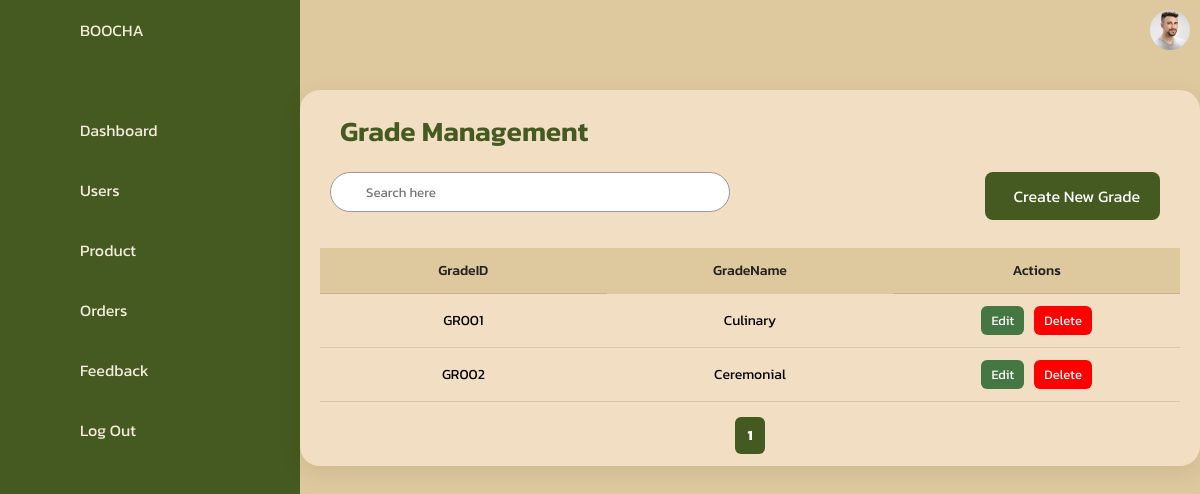
Page /Admin/grade.php on the committed database.
### tables this page shows
CREATE TABLE `grade` (
  `GradeID` varchar(20) NOT NULL,
  `GradeName` varchar(100) NOT NULL
);

### Admin/grade.php (the view, shortened to what this page needs)
<?php
$servername = "localhost";
$db_username = "root";
$db_password = "";
$db_name = "boocha";
$conn = new mysqli($servername, $db_username, $db_password, $db_name);
$search = isset($_GET['search']) ? $_GET['search'] : '';
$limit = 10;
$page = isset($_GET['page']) ? (int)$_GET['page'] : 1;
$page = max($page, 1);
$start_from = ($page - 1) * $limit;
$sql = "SELECT GradeID, GradeName
        FROM grade
        WHERE
            GradeID LIKE '%$search%' OR
            GradeName LIKE '%$search%'
        LIMIT $start_from, $limit";
$result = $conn->query($sql);
$count_sql = "SELECT COUNT(*) AS total
              FROM grade
              WHERE
                  GradeID LIKE '%$search%' OR
                  GradeName LIKE '%$search%'";
$count_result = $conn->query($count_sql);
$count_row = $count_result->fetch_assoc();
$total_pages = ceil($count_row["total"] / $limit);
?>
<!DOCTYPE html>
<html lang="en">
<head>
    <link rel="stylesheet" href="assets/css/style1.css">
    <link href="https://cdnjs.cloudflare.com/ajax/libs/font-awesome/6.0.0-beta3/css/all.min.css" rel="stylesheet">
</head>
<body>
   <div class="container">
    <div class="navigation">
        <ul>
            <li>
                <a href="#">
                    <span class="icon">
                    </span>
                    <span class="title">BOOCHA</span>
                </a>
            </li>
            <li>
                <a href="dashboard_day.php">
                    <span class="icon">
                    </span>
                    <span class="title">Dashboard</span>
                </a>
            </li>
            <li>
                <a href="customer.php">
                    <span class="icon">
                    </span>
                    <span class="title">Users</span>
                </a>
            </li>
            <li>
                <a href="product.php">
                    <span class="icon">
                    </span>
                    <span class="title">Product</span>
                </a>
            </li>
            <li>
                <a href="order.php">
                    <span class="icon">
                    </span>
                    <span class="title">Orders</span>
                </a>
            </li>
            <li>
                <a href="report.php">
                    <span class="icon">
                    </span>
                    <span class="title">Feedback</span>
                </a>
            </li>
            <li>
                <a href="../index.php">
                    <span class="icon">
                    </span>
                    <span class="title">Log Out</span>
                </a>
            </li>
        </ul>
    </div>
     <div class="main">
            <div class="topbar">
                <div class="toggle">
                </div>
                <div class="user">
                    <img src="assets/imgs/customer01.jpg" alt="">
                </div>
            </div>
            <div class="customer-table-container">
                <div class="top-row">
                   <h2>Grade Management</h2>
                </div>
                <div class="search-insert-row">
                    <form method="get" action="grade.php">
                        <div class="search">
                            <label>
                                <input type="text" name="search" placeholder="Search here" value="<?= htmlspecialchars($search) ?>">
                            </label>
                        </div>
                    </form>
                    <a href="G_insert.php" class="insert-cus-btn">
                        Create New Grade
                    </a>
                </div>
                <table class="customer-table">
                    <thead>
                        <tr>
                            <th>GradeID</th>
                            <th>GradeName</th>
                            <th>Actions</th>
                        </tr>
                    </thead>
                    <tbody>
                        <?php if ($result->num_rows > 0): ?>
                            <?php while($row = $result->fetch_assoc()): ?>
                                <tr>
                                    <td><?= $row["GradeID"] ?></td>
                                    <td><?= $row["GradeName"] ?></td>
                                    <td class="actions">
                                        <div class="action-buttons">
                                            <a href="G_edit.php?GradeID=<?= $row['GradeID'] ?>" class="edit-btn">Edit</a>
                                            <button type="button" class="delete-btn" onclick="openModal('<?= $row['GradeID'] ?>')">Delete</button>
                                        </div>
                                    </td>
                                </tr>
                            <?php endwhile; ?>
                        <?php else: ?>
                            <tr><td colspan="3">No data found</td></tr>
                        <?php endif; ?>
                    </tbody>
                </table>
                <div class="pagination">
                    <?php
                    $adjacents = 2;
                    $searchParam = '&search=' . urlencode($search);
                    if ($total_pages <= 7 + ($adjacents * 2)) {
                        for ($i = 1; $i <= $total_pages; $i++) {
                            echo '<a href="?page=' . $i . $searchParam . '" class="' . ($i == $page ? 'active' : '') . '">' . $i . '</a>';
                        }
                    }
                    ?>
                </div>
            </div>
        </div>
    </div>
</body>
</html>

### rows in the picture
grade: GradeID "GR001", GradeName "Culinary"
grade: GradeID "GR002", GradeName "Ceremonial"
